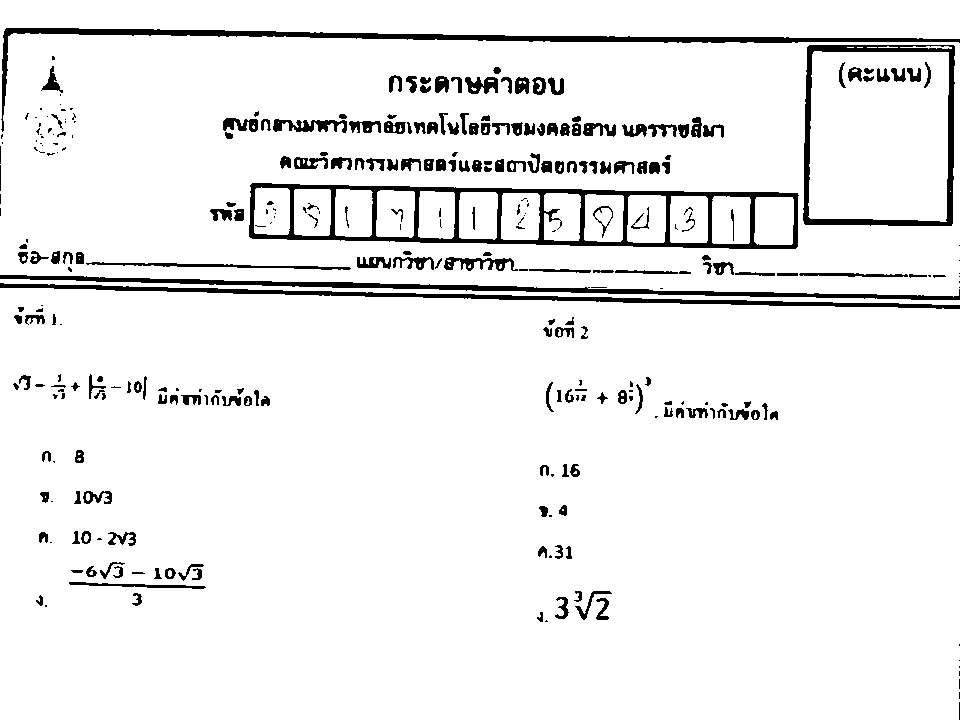
#> input picture bi5.png, 960 x 720 px, found by its file name
$ python cropp_box.py
#> lines starting #> are read from the running program, lines starting #| are printed output that depends on the picture; after the words box and inside, x2 and y2 are one past the last pixel; in counts of white or black regions, pixels touching at a corner belong together
import cv2
import numpy as np
# import fuction_image

image = cv2.imread("bi5.png")
#> image is the input picture: shape (720, 960, 3); 93.4% white; 319 black regions (103 under 20 px), largest, box (x1, y1, x2, y2) and area: (249, 183, 799, 249) 7811, (1, 28, 960, 132) 5385, (0, 275, 960, 300) 4238
gray  = cv2.cvtColor(image,cv2.COLOR_BGR2GRAY)
(thresh, Img_First) = cv2.threshold(gray, 140, 255, cv2.THRESH_BINARY)


Height5,Width5 = Img_First.shape
#> Height5 = 720; Width5 = 960
Rows5 = Height5
#> Rows5 = 720
Cols5 = Width5
#> Cols5 = 960
SumPixel_HNo = np.array([Cols5-(y/255) for y in Img_First.sum(axis=1) ])
#> SumPixel_HNo = 720 values, max 564 at index 38, min 0 at index 0, mean 63.05
# print(SumPixel_HNo)
HNo = len(SumPixel_HNo)
#> HNo = 720


Egde_cut = Img_First[5:Height5-5,10:Width5-5]
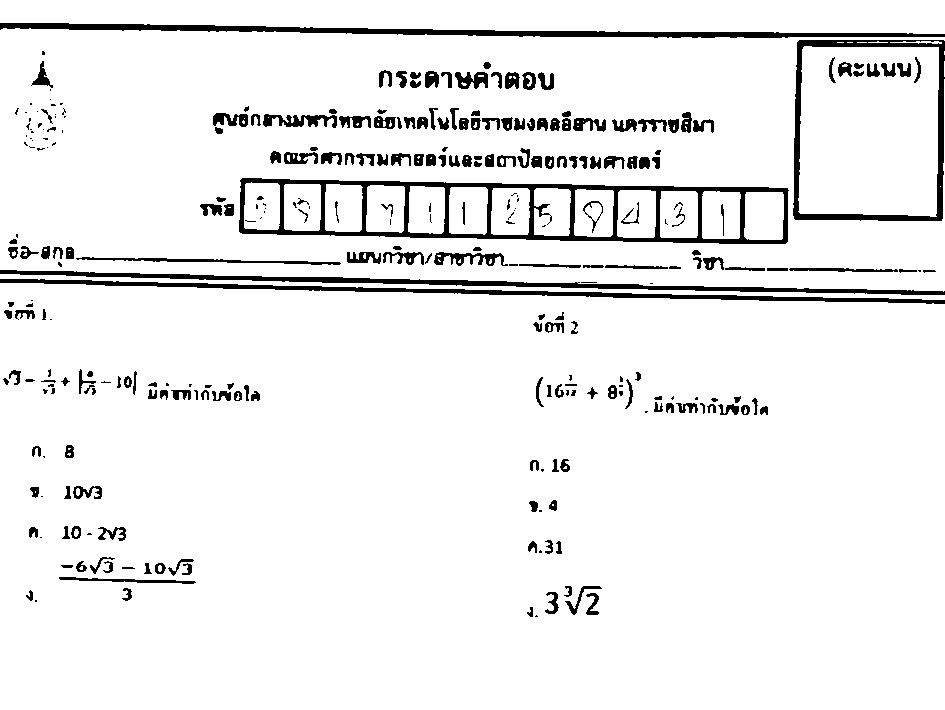
#> Egde_cut: shape (710, 945); 93.3% white; 300 black regions (85 under 20 px), largest, box (x1, y1, x2, y2) and area: (239, 178, 789, 244) 7811, (0, 23, 945, 38) 4968, (0, 270, 945, 295) 4171
cv2.imshow("sad",Egde_cut)
cv2.imwrite("testbi"+'.png',Egde_cut)
cv2.waitKey(0)

$ run again, with bi1.png copied over bi5.png
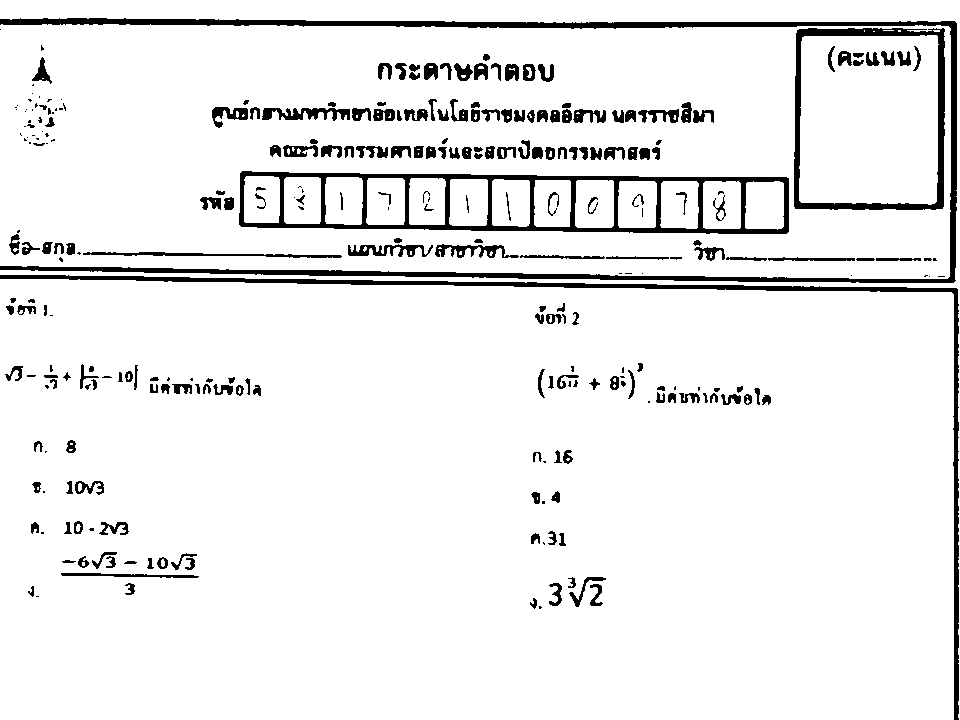
#> input picture bi1.png, 960 x 720 px, found by its file name
#> image is the input picture: shape (720, 960, 3); 92.9% white; 289 black regions (77 under 20 px), largest, box (x1, y1, x2, y2) and area: (0, 18, 957, 283) 10900, (239, 171, 789, 234) 7810, (0, 275, 959, 720) 6007
#> SumPixel_HNo = 720 values, max 957 at index 23, min 0 at index 0, mean 68.45
#> HNo = 720
#> `Egde_cut = Img_First[5:Height5-5,10:Width5-5]`:
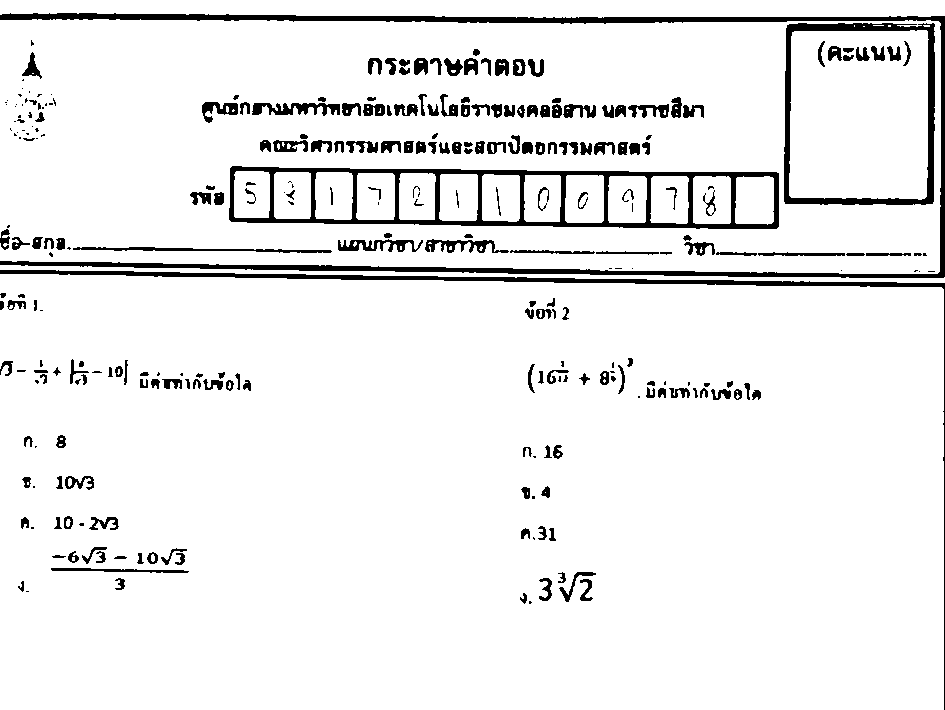
#> Egde_cut: shape (710, 945); 93% white; 288 black regions (76 under 20 px), largest, box (x1, y1, x2, y2) and area: (0, 13, 945, 278) 10373, (229, 166, 779, 229) 7810, (0, 270, 945, 710) 4429

$ run again, with bi2.png copied over bi5.png
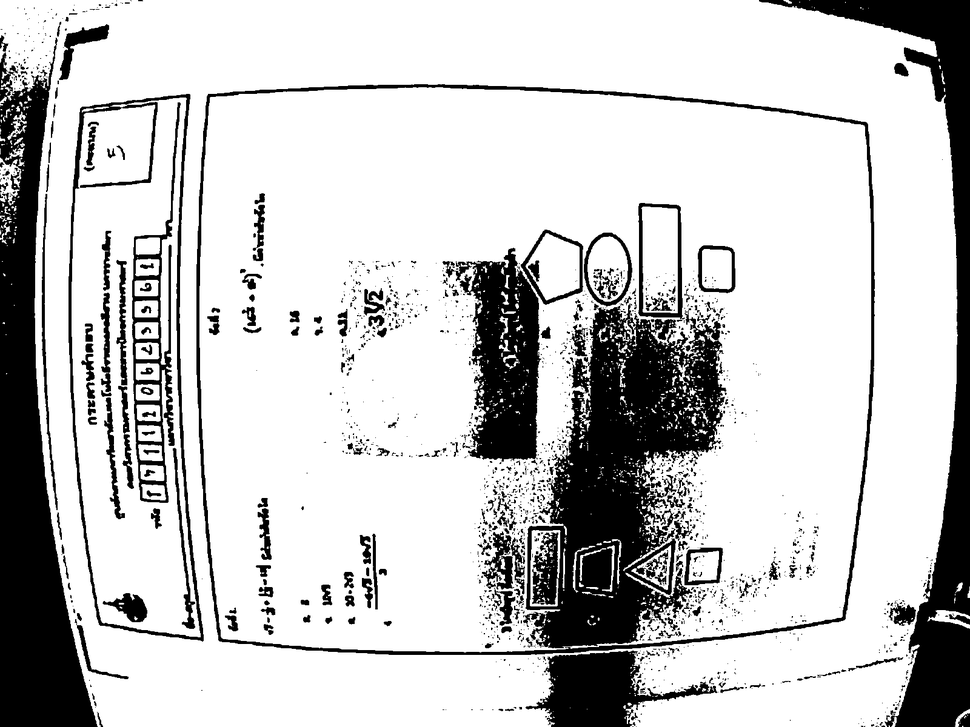
#> input picture bi2.png, 970 x 727 px, shrunk from 1600 x 1200 before the run, found by its file name
#> image is the input picture: shape (727, 970, 3); min 0, max 255, mean 200
#> `(thresh, Img_First) = cv2.threshold(gray, 140, 255, cv2.THRESH_BINARY)`:
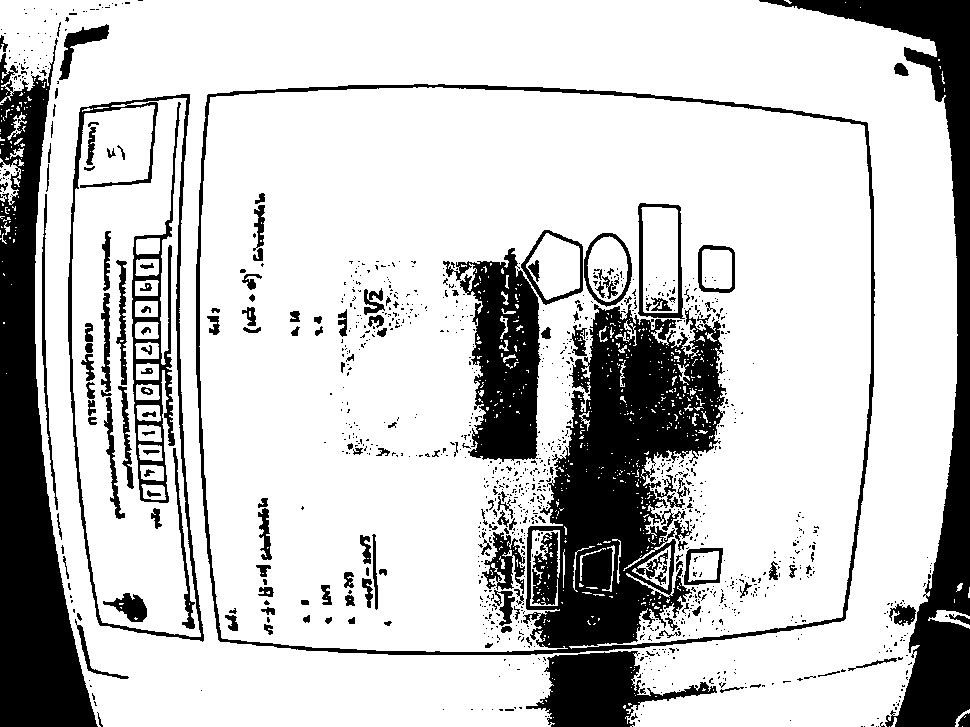
#> Img_First: shape (727, 970); 78.1% white; 1187 black regions (1019 under 20 px), largest, box (x1, y1, x2, y2) and area: (196, 84, 875, 655) 45842, (0, 38, 98, 727) 31503, (759, 0, 970, 727) 24292
#> SumPixel_HNo = 727 values, max 415 at index 652, min 47 at index 47, mean 212.1
#> HNo = 727
#> `Egde_cut = Img_First[5:Height5-5,10:Width5-5]`:
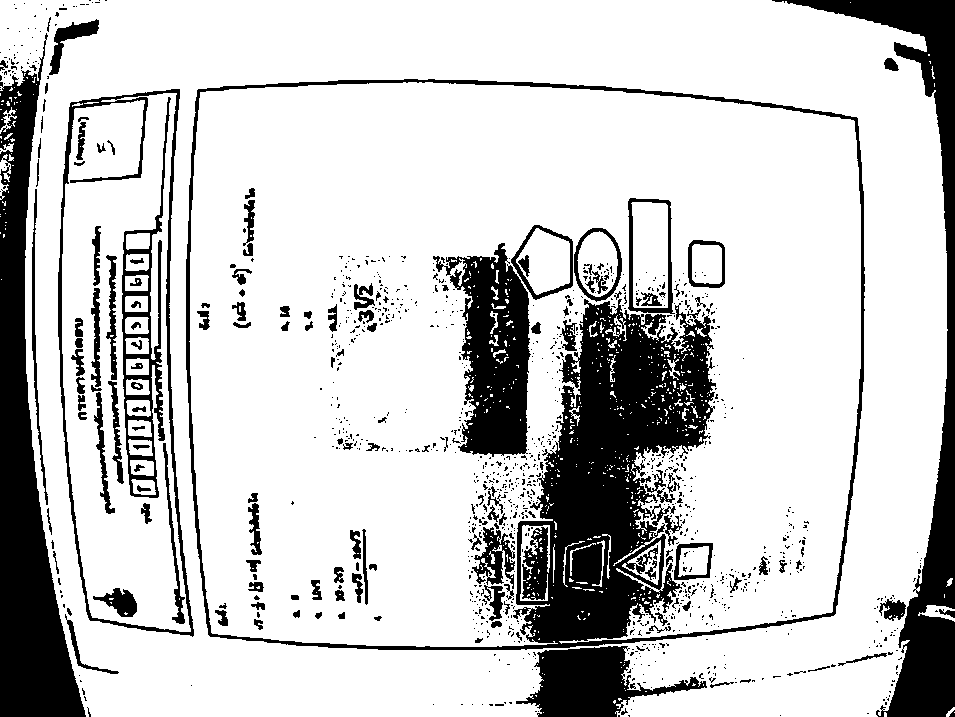
#> Egde_cut: shape (717, 955); 79.2% white; 1168 black regions (1003 under 20 px), largest, box (x1, y1, x2, y2) and area: (186, 79, 865, 650) 45842, (0, 33, 86, 717) 25001, (772, 0, 955, 717) 19515

$ run again, with bi3.png copied over bi5.png
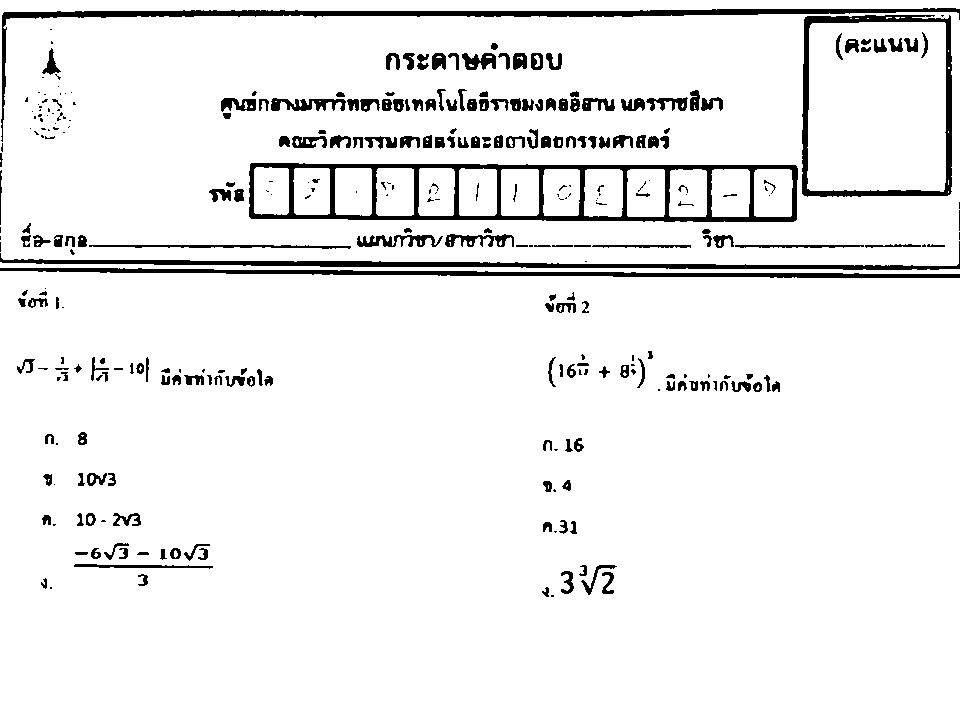
#> input picture bi3.png, 960 x 720 px, found by its file name
#> image is the input picture: shape (720, 960, 3); 93.5% white; 319 black regions (110 under 20 px), largest, box (x1, y1, x2, y2) and area: (249, 163, 798, 222) 7849, (1, 8, 960, 142) 5437, (0, 241, 960, 270) 4280
#> SumPixel_HNo = 720 values, max 895 at index 12, min 0 at index 0, mean 62.54
#> HNo = 720
#> `Egde_cut = Img_First[5:Height5-5,10:Width5-5]`:
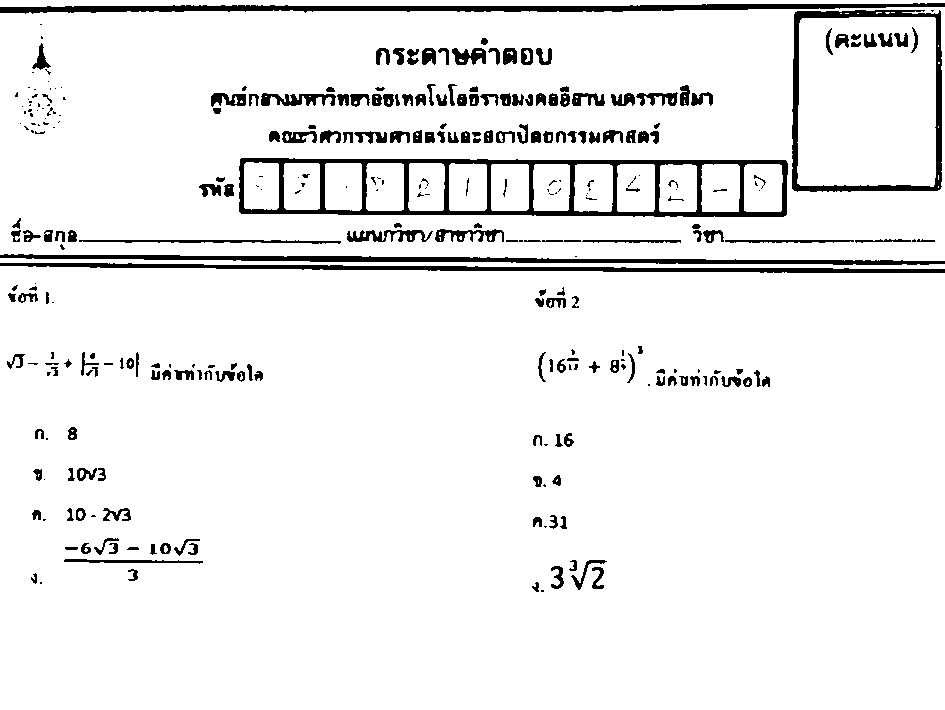
#> Egde_cut: shape (710, 945); 93.4% white; 310 black regions (104 under 20 px), largest, box (x1, y1, x2, y2) and area: (239, 158, 788, 217) 7849, (0, 3, 945, 14) 4996, (0, 254, 945, 265) 4199
